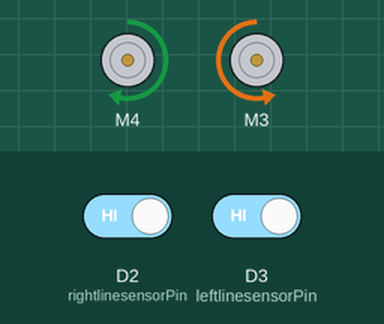
Simulated run of this sketch. Board: Arduino Nano 33 IoT. Parts: 2 × DC motor (green arrow = forward, orange = backward, longer = faster). The inputs (shaded band) are chosen by the test bench; at power-on: D3 (leftlinesensorPin) HIGH, D2 (rightlinesensorPin) HIGH. What the sketch prints to the serial monitor is not drawn.

Above: at 1.2 s.
1.3 s: D3 (leftlinesensorPin) driven LOW
At 2.4 s:
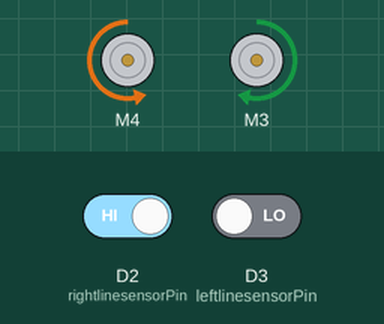
2.8 s: D2 (rightlinesensorPin) driven LOW
At 3.6 s:
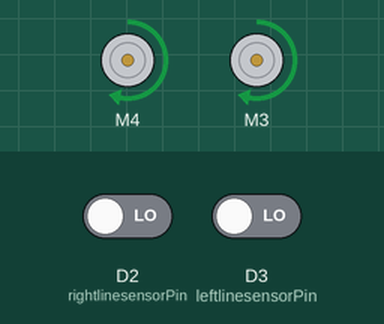
4.3 s: D2 (rightlinesensorPin) driven HIGH
At 4.9 s:
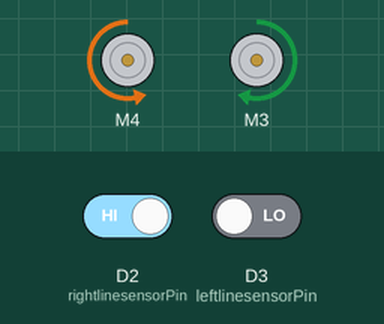
5.8 s: D3 (leftlinesensorPin) driven HIGH
At 6.2 s:
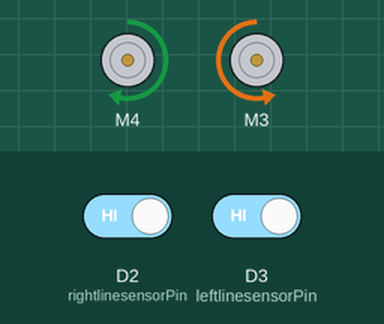
Timing chart, 0 to 8.3 s (numbered marks = the images above; inputs shaded):
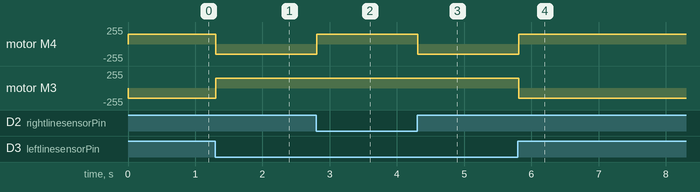

The sketch:

NOV.18_idp_moning.ino
```cpp
#include<Arduino_LSM6DS3.h>
#include <Adafruit_MotorShield.h>

int leftlinesensorPin = 3;
int rightlinesensorPin = 2;

int valLeft, valRight;

Adafruit_MotorShield AFMS = Adafruit_MotorShield();

Adafruit_DCMotor *rightMotor = AFMS.getMotor(3);
Adafruit_DCMotor *leftMotor = AFMS.getMotor(4);

void goStraight(){
  valLeft = digitalRead(leftlinesensorPin);
  valRight = digitalRead(rightlinesensorPin);


  leftMotor->run(FORWARD);
  leftMotor->setSpeed(150);
  // turn on motor
  leftMotor->run(RELEASE);


  rightMotor->run(FORWARD);
  rightMotor->setSpeed(150);
  // turn on motor
  rightMotor->run(RELEASE);

  while(1){
    if(valLeft == 0 && valRight == 0){
      leftMotor->run(FORWARD);
      leftMotor->setSpeed(150);
      rightMotor->run(FORWARD);
      rightMotor->setSpeed(150);
      delay(50);
    }
    else if(valLeft==1){
      leftMotor->run(FORWARD);
      leftMotor->setSpeed(150);
      rightMotor->run(BACKWARD);
      rightMotor->setSpeed(150);
      delay(50);
    }
    else{
      leftMotor->run(BACKWARD);
      leftMotor->setSpeed(150);
      rightMotor->run(FORWARD);
      rightMotor->setSpeed(150);
      delay(50);
    }
    valLeft = digitalRead(leftlinesensorPin);
    valRight = digitalRead(rightlinesensorPin);
  }
}

float x,y,z;
void setup() {
  // put your setup code here, to run once:
  Serial.begin(9600);
  pinMode(leftlinesensorPin, INPUT);
  pinMode(rightlinesensorPin, INPUT);
}

void loop() {
  // put your main code here, to run repeatedly:
  if (!AFMS.begin()) {         // create with the default frequency 1.6KHz
    Serial.println("Could not find Motor Shield. Check wiring.");
    while(1);
  }
  Serial.println("Motor Shield found.");
  goStraight();
}
```

Measured:
- after the input at 1.3 s, motor M4: forward 150/255 → backward 150/255 at once; motor M3: backward 150/255 → forward 150/255 at once
- after the input at 2.8 s, motor M4: backward 150/255 → forward 150/255 at once
- after the input at 4.3 s, motor M4: forward 150/255 → backward 150/255 at once
- after the input at 5.8 s, motor M4: backward 150/255 → forward 150/255 at once; motor M3: forward 150/255 → backward 150/255 at once
